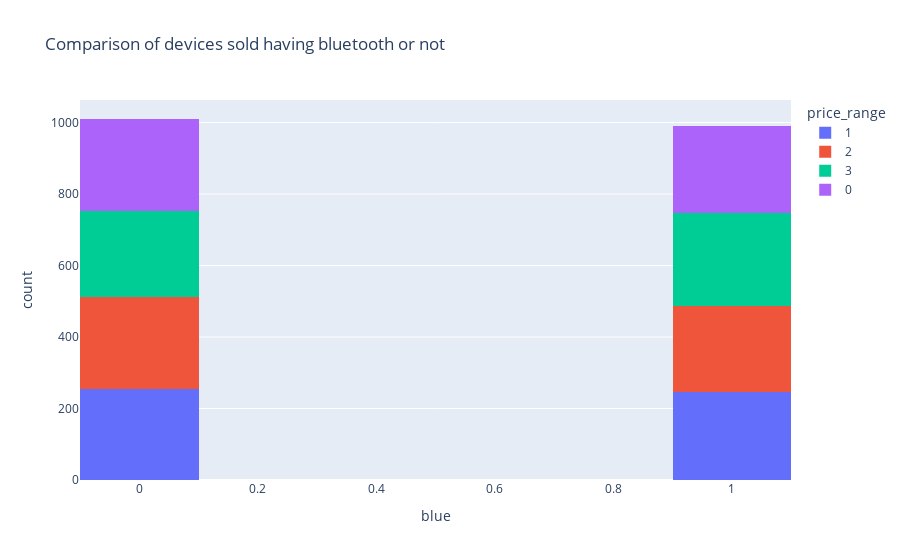

The cell this chart's notebook holds for it:
### Markdown cell above
## Histogram

### Code cell
# blue column

px.histogram(data_frame=df,x="blue",title="Comparison of devices sold having bluetooth or not",color="price_range",nbins=10)

### Figure 1 — Plotly figure (JSON) as saved in the notebook; plotly's stock layout.template omitted (floating-point values rounded to 4 significant figures; data arrays with more than 128 entries replaced by an {"elided": "..."} marker saying what was removed)
{"data": [{"alignmentgroup": "True", "bingroup": "x", "hovertemplate": "price_range=1<br>blue=%{x}<br>count=%{y}<extra></extra>", "legendgroup": "1", "marker": {"color": "#636efa"}, "name": "1", "nbinsx": 10, "offsetgroup": "1", "orientation": "v", "showlegend": true, "type": "histogram", "x": {"elided": "500 int values"}, "xaxis": "x", "yaxis": "y"}, {"alignmentgroup": "True", "bingroup": "x", "hovertemplate": "price_range=2<br>blue=%{x}<br>count=%{y}<extra></extra>", "legendgroup": "2", "marker": {"color": "#EF553B"}, "name": "2", "nbinsx": 10, "offsetgroup": "2", "orientation": "v", "showlegend": true, "type": "histogram", "x": {"elided": "500 int values"}, "xaxis": "x", "yaxis": "y"}, {"alignmentgroup": "True", "bingroup": "x", "hovertemplate": "price_range=3<br>blue=%{x}<br>count=%{y}<extra></extra>", "legendgroup": "3", "marker": {"color": "#00cc96"}, "name": "3", "nbinsx": 10, "offsetgroup": "3", "orientation": "v", "showlegend": true, "type": "histogram", "x": {"elided": "500 int values"}, "xaxis": "x", "yaxis": "y"}, {"alignmentgroup": "True", "bingroup": "x", "hovertemplate": "price_range=0<br>blue=%{x}<br>count=%{y}<extra></extra>", "legendgroup": "0", "marker": {"color": "#ab63fa"}, "name": "0", "nbinsx": 10, "offsetgroup": "0", "orientation": "v", "showlegend": true, "type": "histogram", "x": {"elided": "500 int values"}, "xaxis": "x", "yaxis": "y"}], "layout": {"barmode": "relative", "legend": {"title": {"text": "price_range"}, "tracegroupgap": 0}, "title": {"text": "Comparison of devices sold having bluetooth or not"}, "xaxis": {"anchor": "y", "domain": [0, 1], "title": {"text": "blue"}}, "yaxis": {"anchor": "x", "domain": [0, 1], "title": {"text": "count"}}}}
